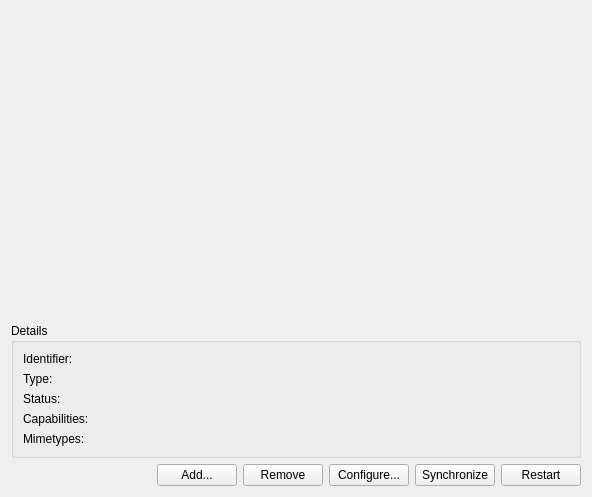
<ui version="4.0" >
 <class>AgentWidget</class>
 <widget class="QWidget" name="AgentWidget" >
  <property name="geometry" >
   <rect>
    <x>0</x>
    <y>0</y>
    <width>592</width>
    <height>497</height>
   </rect>
  </property>
  <property name="windowTitle" >
   <string>Form</string>
  </property>
  <layout class="QGridLayout" name="gridLayout" >
   <item row="0" column="0" colspan="6" >
    <widget class="Akonadi::AgentInstanceWidget" native="1" name="instanceWidget" >
     <property name="sizePolicy" >
      <sizepolicy vsizetype="Expanding" hsizetype="Preferred" >
       <horstretch>0</horstretch>
       <verstretch>0</verstretch>
      </sizepolicy>
     </property>
     <property name="contextMenuPolicy" >
      <enum>Qt::CustomContextMenu</enum>
     </property>
    </widget>
   </item>
   <item row="1" column="0" colspan="6" >
    <widget class="QGroupBox" name="groupBox" >
     <property name="title" >
      <string>Details</string>
     </property>
     <layout class="QFormLayout" name="formLayout" >
      <item row="0" column="0" >
       <widget class="QLabel" name="label" >
        <property name="text" >
         <string>Identifier:</string>
        </property>
       </widget>
      </item>
      <item row="0" column="1" >
       <widget class="QLabel" name="identifierLabel" >
        <property name="text" >
         <string/>
        </property>
        <property name="textInteractionFlags" >
         <set>Qt::LinksAccessibleByMouse|Qt::TextSelectableByMouse</set>
        </property>
       </widget>
      </item>
      <item row="1" column="0" >
       <widget class="QLabel" name="label_3" >
        <property name="text" >
         <string>Type:</string>
        </property>
       </widget>
      </item>
      <item row="1" column="1" >
       <widget class="QLabel" name="typeLabel" >
        <property name="text" >
         <string/>
        </property>
        <property name="textInteractionFlags" >
         <set>Qt::LinksAccessibleByMouse|Qt::TextSelectableByMouse</set>
        </property>
       </widget>
      </item>
      <item row="2" column="0" >
       <widget class="QLabel" name="label_5" >
        <property name="text" >
         <string>Status:</string>
        </property>
       </widget>
      </item>
      <item row="2" column="1" >
       <widget class="QLabel" name="statusLabel" >
        <property name="text" >
         <string/>
        </property>
        <property name="wordWrap" >
         <bool>true</bool>
        </property>
        <property name="textInteractionFlags" >
         <set>Qt::LinksAccessibleByMouse|Qt::TextSelectableByMouse</set>
        </property>
       </widget>
      </item>
      <item row="3" column="0" >
       <widget class="QLabel" name="label_7" >
        <property name="text" >
         <string>Capabilities:</string>
        </property>
       </widget>
      </item>
      <item row="3" column="1" >
       <widget class="QLabel" name="capabilitiesLabel" >
        <property name="sizePolicy" >
         <sizepolicy vsizetype="Preferred" hsizetype="Expanding" >
          <horstretch>0</horstretch>
          <verstretch>0</verstretch>
         </sizepolicy>
        </property>
        <property name="text" >
         <string/>
        </property>
        <property name="wordWrap" >
         <bool>true</bool>
        </property>
        <property name="textInteractionFlags" >
         <set>Qt::LinksAccessibleByMouse|Qt::TextSelectableByMouse</set>
        </property>
       </widget>
      </item>
      <item row="4" column="0" >
       <widget class="QLabel" name="label_9" >
        <property name="text" >
         <string>Mimetypes:</string>
        </property>
       </widget>
      </item>
      <item row="4" column="1" >
       <widget class="QLabel" name="mimeTypeLabel" >
        <property name="sizePolicy" >
         <sizepolicy vsizetype="Preferred" hsizetype="Expanding" >
          <horstretch>0</horstretch>
          <verstretch>0</verstretch>
         </sizepolicy>
        </property>
        <property name="text" >
         <string/>
        </property>
        <property name="wordWrap" >
         <bool>true</bool>
        </property>
        <property name="textInteractionFlags" >
         <set>Qt::LinksAccessibleByMouse|Qt::TextSelectableByMouse</set>
        </property>
       </widget>
      </item>
     </layout>
    </widget>
   </item>
   <item row="2" column="0" >
    <spacer name="horizontalSpacer" >
     <property name="orientation" >
      <enum>Qt::Horizontal</enum>
     </property>
     <property name="sizeHint" stdset="0" >
      <size>
       <width>154</width>
       <height>20</height>
      </size>
     </property>
    </spacer>
   </item>
   <item row="2" column="1" >
    <widget class="KPushButton" name="addButton" >
     <property name="text" >
      <string>Add...</string>
     </property>
    </widget>
   </item>
   <item row="2" column="2" >
    <widget class="KPushButton" name="removeButton" >
     <property name="text" >
      <string>Remove</string>
     </property>
    </widget>
   </item>
   <item row="2" column="3" >
    <widget class="KPushButton" name="configButton" >
     <property name="text" >
      <string>Configure...</string>
     </property>
    </widget>
   </item>
   <item row="2" column="4" >
    <widget class="KPushButton" name="syncButton" >
     <property name="text" >
      <string>Synchronize</string>
     </property>
    </widget>
   </item>
   <item row="2" column="5" >
    <widget class="KPushButton" name="restartButton" >
     <property name="text" >
      <string>Restart</string>
     </property>
    </widget>
   </item>
  </layout>
 </widget>
 <customwidgets>
  <customwidget>
   <class>KPushButton</class>
   <extends>QPushButton</extends>
   <header>kpushbutton.h</header>
  </customwidget>
  <customwidget>
   <class>Akonadi::AgentInstanceWidget</class>
   <extends>QWidget</extends>
   <header location="global" >akonadi/agentinstancewidget.h</header>
   <container>1</container>
  </customwidget>
 </customwidgets>
 <resources/>
 <connections/>
</ui>
